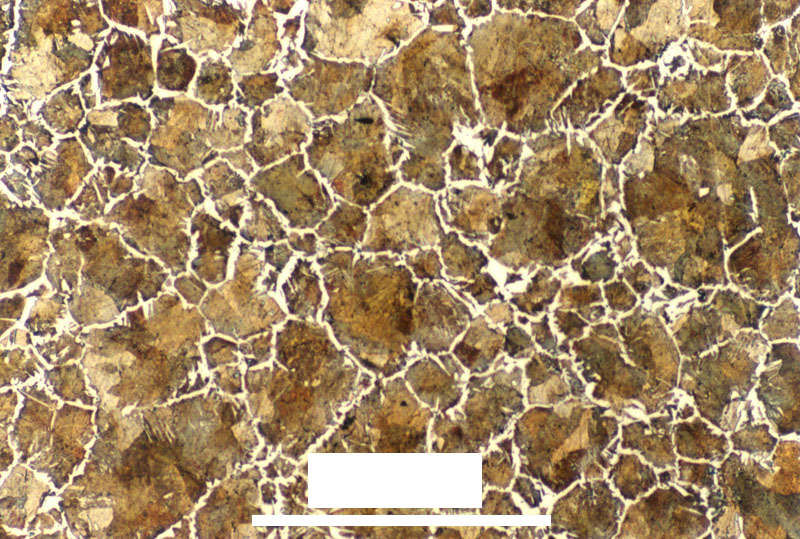
#> input picture Taller 5/Granos.png, 800 x 539 px
$ jupyter execute 'Granulometría.ipynb'   (older library calls are emulated)
#> lines starting #> are read from the running program, lines starting #| are printed output that depends on the picture; after the words box and inside, x2 and y2 are one past the last pixel; in counts of white or black regions, pixels touching at a corner belong together
[cell 1]
import numpy as np
import cv2
import sys
from matplotlib import pyplot as plt
from scipy.ndimage import label
from PIL import Image
image_file = Image.open("Granos.png") # open colour image
#> image_file is the input picture: PIL image 800x539 RGBA; mean R, G, B, A 156.5, 131.4, 96.7, 247.4
image_file.save('result.png')
img = cv2.imread('result.png')
gray = cv2.cvtColor(img,cv2.COLOR_BGR2GRAY)
ret, thresh = cv2.threshold(gray,0,255,cv2.THRESH_BINARY_INV+cv2.THRESH_OTSU)
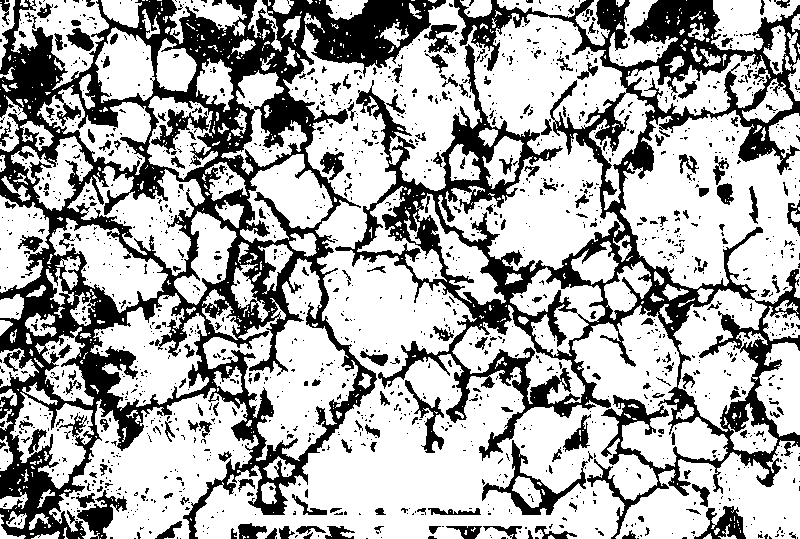
#> thresh: shape (539, 800); 67.3% white; 1619 black regions (1405 under 20 px), largest, box (x1, y1, x2, y2) and area: (0, 0, 446, 539) 66545, (335, 0, 800, 539) 49723, (482, 440, 588, 515) 1520
#> ret = 151
#> `img_bin = cv2.morphologyEx(img_bin, cv2.MORPH_OPEN,np.ones((3, 3), dty..`: img_bin: shape (539, 800); 28.4% white; 543 white regions (265 under 20 px), largest, box (x1, y1, x2, y2) and area: (0, 0, 446, 515) 44797, (575, 0, 800, 191) 10129, (378, 111, 548, 334) 8059

[cell 2]
def segment_on_dt(a, img):
    border = cv2.dilate(img, None, iterations=5)
#> border: shape (539, 800); 71.2% white; 186 black regions (64 under 20 px), largest, box (x1, y1, x2, y2) and area: (201, 384, 615, 539) 19705, (629, 121, 800, 288) 13091, (89, 402, 248, 539) 8650
    border = border - cv2.erode(border, None)
#> border: shape (539, 800); 5.2% white in thin lines or dots

    dt = cv2.distanceTransform(img, 2, 3)
    dt = ((dt - dt.min()) / (dt.max() - dt.min()) * 255).astype(np.uint8)
    _, dt = cv2.threshold(dt, 180, 255, cv2.THRESH_BINARY)
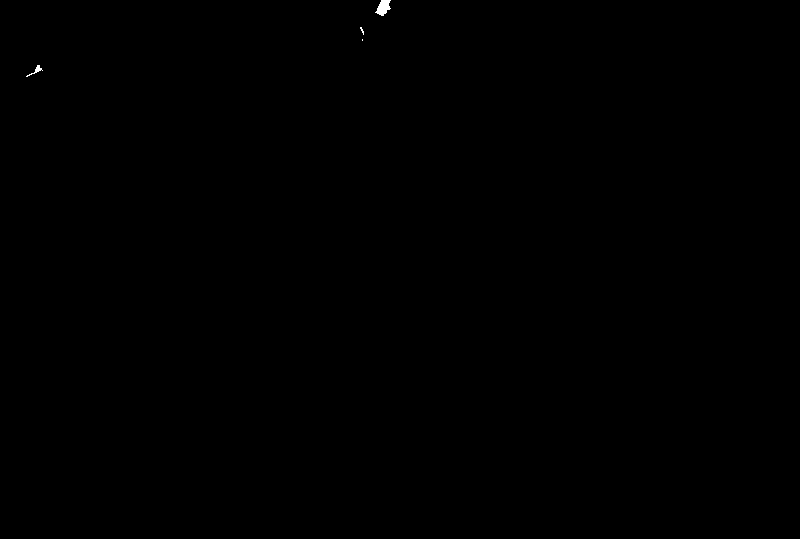
#> dt: shape (539, 800); 0.05% white; 4 white regions (2 under 20 px), largest, box (x1, y1, x2, y2) and area: (375, 0, 391, 16) 159, (26, 65, 43, 77) 49
    lbl, ncc = label(dt)
#> lbl: shape (539, 800) int32; 6 distinct labels, from 0 to 5
#> ncc = 5
    lbl = lbl * (255 / (ncc + 1))
    # Completing the markers now.
    lbl[border == 255] = 255
#> lbl: shape (539, 800) float64; min 0, max 255, mean 13.2

    lbl = lbl.astype(np.int32)
#> lbl: shape (539, 800) int32; 7 distinct labels, from 0 to 255
    cv2.watershed(a, lbl)

    lbl[lbl == -1] = 0
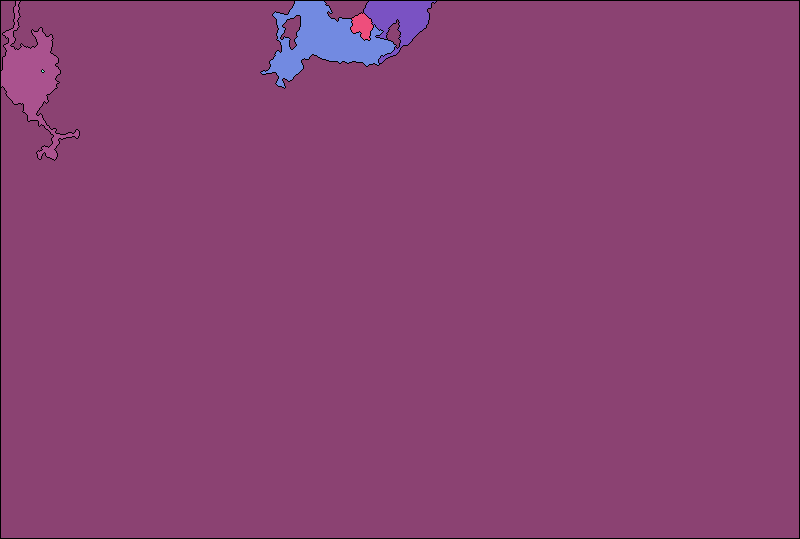
#> lbl: shape (539, 800) int32; 7 distinct labels, from 0 to 255; one colour per label, 0 black
    lbl = lbl.astype(np.uint8)
    return 255 - lbl

img = cv2.imread('Granos.png')

# Pre-processing.
img_gray = cv2.cvtColor(img, cv2.COLOR_BGR2GRAY)
_, img_bin = cv2.threshold(img_gray, 0, 255,
        cv2.THRESH_OTSU)
img_bin = cv2.morphologyEx(img_bin, cv2.MORPH_OPEN,np.ones((3, 3), dtype=int))

result = segment_on_dt(img, img_bin)
cv2.imwrite(sys.argv[2], result)

result[result != 255] = 0
#> result: shape (539, 800); 0.9% white in thin lines or dots
result = cv2.dilate(result, None)
#> result: shape (539, 800); 2.3% white; 2 white regions, box (x1, y1, x2, y2) and area: (0, 0, 800, 539) 9938, (40, 68, 46, 74) 30
img[result == 255] = (0, 0, 255)
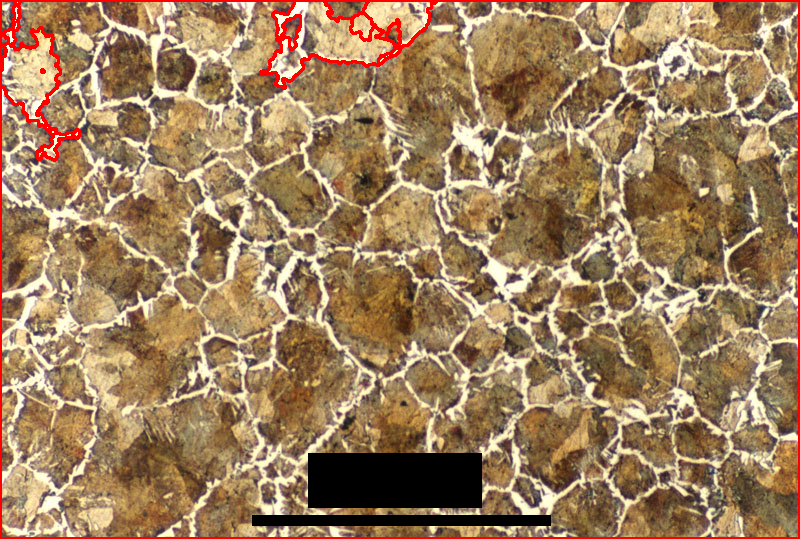
#> img: shape (539, 800, 3); mean B, G, R 93.8, 127.8, 158.2
cv2.imwrite(sys.argv[3], img)
#> Out = True

[cell 3]
import cv2
import numpy as np

img = cv2.imread('Granos.jpg')
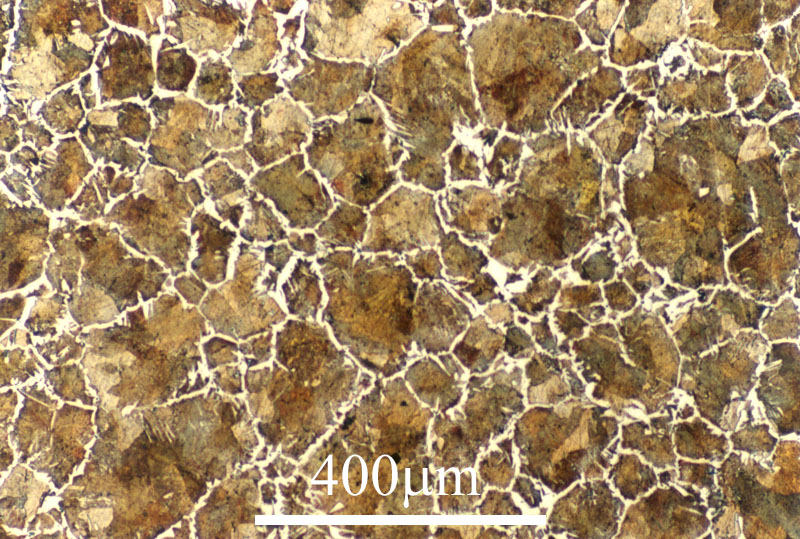
#> input picture Taller 5/Granos.jpg, 800 x 539 px
#> img is the input picture: shape (539, 800, 3); mean B, G, R 101.1, 136.5, 162.3
gray = cv2.cvtColor(img,cv2.COLOR_BGR2GRAY)
ret,thresh = cv2.threshold(gray,0,255,cv2.THRESH_BINARY+cv2.THRESH_OTSU)
#> thresh: shape (539, 800); 30.5% white; 1483 white regions (1298 under 20 px), largest, box (x1, y1, x2, y2) and area: (0, 0, 800, 539) 111514, (77, 491, 118, 539) 764, (356, 87, 412, 155) 756
#> ret = 158
fg = cv2.erode(thresh,None,iterations = 2)
#> fg: shape (539, 800); 6.3% white; 765 white regions (575 under 20 px), largest, box (x1, y1, x2, y2) and area: (257, 492, 546, 530) 2407, (335, 0, 427, 64) 2233, (10, 30, 59, 123) 1517
bgt = cv2.dilate(thresh,None,iterations = 3)
#> bgt: shape (539, 800); 70.9% white; 433 black regions (234 under 20 px), largest, box (x1, y1, x2, y2) and area: (626, 118, 800, 292) 13076, (94, 399, 246, 539) 7686, (327, 254, 455, 359) 7021
ret,bg = cv2.threshold(bgt,1,128,1)
marker = cv2.add(fg,bg)
marker32 = np.int32(marker)
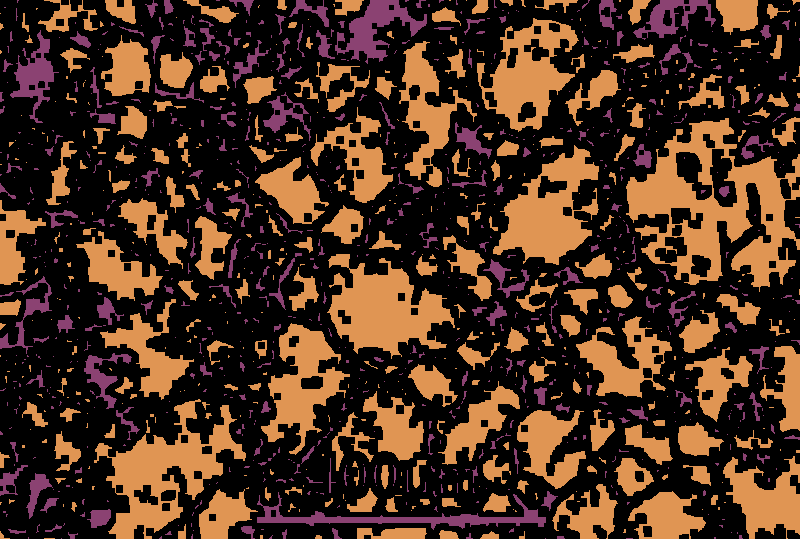
#> marker32: shape (539, 800) int32; 3 distinct labels, from 0 to 255; one colour per label, 0 black
cv2.watershed(img,marker32)
m = cv2.convertScaleAbs(marker32)
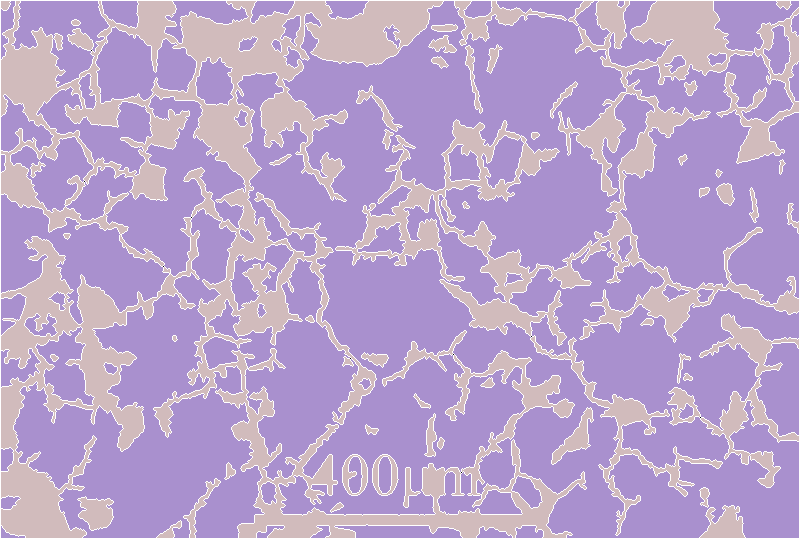
#> marker32: shape (539, 800) int32; 4 distinct labels, from -1 to 255; one colour per label, 0 black, -1 white
ret,thresh = cv2.threshold(m,0,255,cv2.THRESH_BINARY+cv2.THRESH_OTSU)
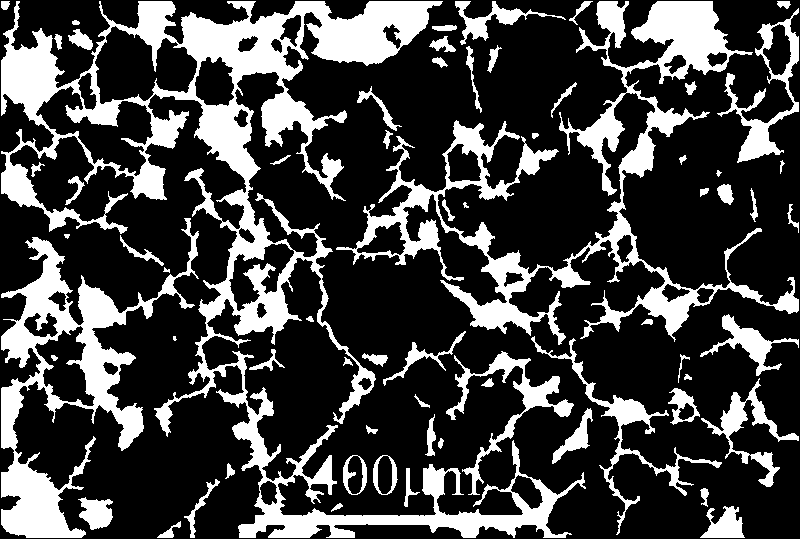
#> thresh: shape (539, 800); 25.9% white; 67 white regions (1 under 20 px), largest, box (x1, y1, x2, y2) and area: (1, 1, 586, 538) 48813, (336, 1, 799, 345) 24762, (1, 218, 199, 538) 15703
#> ret = 128
res = cv2.bitwise_and(img,img,mask = thresh)
img = Image.fromarray(res, 'RGB')
img.save('my.png')
img.show()

[cell 4]
from PIL import Image
from skimage import measure
from skimage.io import imread
from skimage.color import rgb2gray
from skimage.filters import sobel
import matplotlib.pyplot as plt

img = imread('Granos.png')
img_gray = rgb2gray(img)
img_edges = sobel(img_gray)
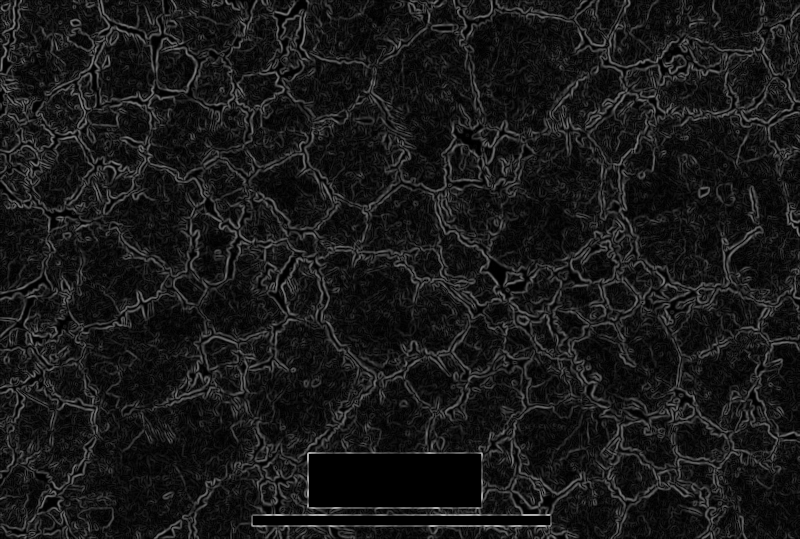
#> img_edges: shape (539, 800) float64; min 0, max 0.733, mean 0.0989
contours = measure.find_contours(img_edges,0.2)
#> contours = 3724 items

fig, ax =plt.subplots()
ax.imshow(img_edges, interpolation = 'nearest',cmap=plt.cm.gray)

for n, contour in enumerate(contours):
    ax.plot(contour[:,1],contour[:,0],linewidth=2)
#> this loop made 3724 passes
#> contour on passes 1, 5, 21: [[0, 9.04], [0.0626, 9], [0, 8.98]], [[0, 78.94], [0.508, 78], [0, 77.83]], [[0, 269], [0.375, 269], [0, 269]]
ax.axis('image')
ax.set_xticks([])
ax.set_yticks([])
plt.show()

[cell 5]
from sys import exit
from scipy import ndimage as ndi
import matplotlib.pyplot as plt
from skimage.morphology import watershed, disk
from skimage import data
from skimage.io import imread
from skimage.filters import rank
from skimage.color import rgb2gray
from skimage.util import img_as_ubyte

img = imread('Granos.png')
img_gray = rgb2gray(img)
image = img_as_ubyte(img_gray)
markers = rank.gradient(image,disk(5)) < 20
#> markers: shape (539, 800) bool; 1.8% white; 9 white regions (6 under 20 px), largest, box (x1, y1, x2, y2) and area: (313, 458, 477, 503) 7380, (257, 520, 546, 521) 289, (493, 266, 502, 278) 43
markers = ndi.label(markers)[0]
#> markers: shape (539, 800) int32; 10 distinct labels, from 0 to 9

gradient = rank.gradient(image,disk(2))
labels = watershed(gradient,markers)
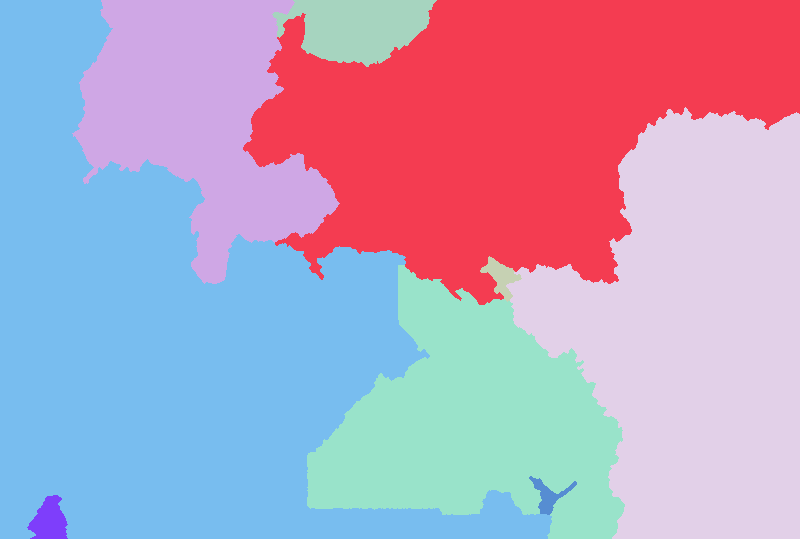
#> labels: shape (539, 800) int32; 9 distinct labels, from 1 to 9; one colour per label, 0 black

fig,axes = plt.subplots(nrows=2,ncols=2,figsize=(8,8),sharex=True,sharey = True,subplot_kw = {'adjustable':'box-forced'})
ax = axes.ravel()

ax[0].imshow(image,cmap=plt.cm.gray,interpolation='nearest')
ax[0].set_title('Original')

ax[1].imshow(gradient,cmap=plt.cm.spectral,interpolation='nearest')
ax[1].set_title('Local Gradient')

ax[2].imshow(markers,cmap=plt.cm.spectral,interpolation='nearest')
ax[2].set_title('Markers')

ax[3].imshow(image,cmap=plt.cm.gray,interpolation='nearest')
ax[3].imshow(labels,cmap=plt.cm.spectral,interpolation='nearest',alpha=.7)
ax[3].set_title('Segmented')

for a in ax:
    a.axis('off')

fig.tight_layout()
plt.show()
